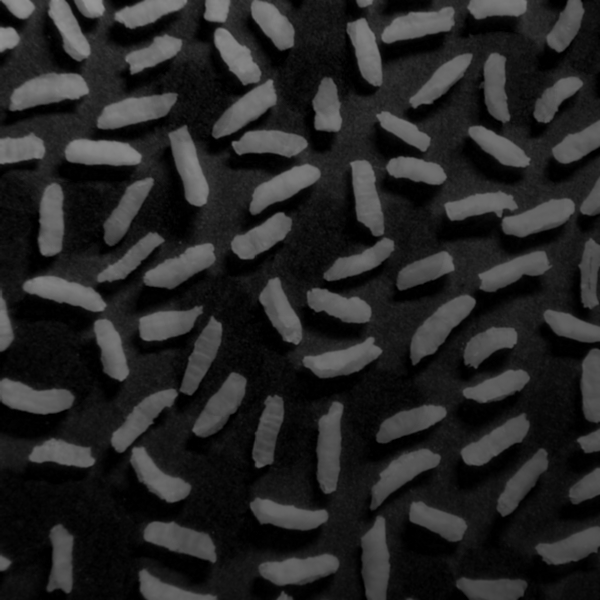
#> input picture prova2/Questao2/Top Hat.png, 600 x 600 px
$ python segmentacao-arroz.py 'Top Hat.png'
#> lines starting #> are read from the running program, lines starting #| are printed output that depends on the picture; after the words box and inside, x2 and y2 are one past the last pixel; in counts of white or black regions, pixels touching at a corner belong together
import cv2
import sys

# 1 Converter para Cinza
# 2 Obter elemento estruturante
# 3 Fazer Abertura e Fechamento (Dilatação e Erosão)
# 4 Aplicar TOP HAT
# 5 Aplicar OTSU


imagem = cv2.imread(sys.argv[1])
#> imagem is the input picture: shape (600, 600, 3); min 0, max 151, mean 37.3

imagem_cinza = cv2.cvtColor(imagem, cv2.COLOR_BGR2GRAY)

kernel = cv2.getStructuringElement(cv2.MORPH_ELLIPSE, (65, 65))


def Dilatacao(img, kernel):
    return cv2.dilate(img, kernel, iterations=1)
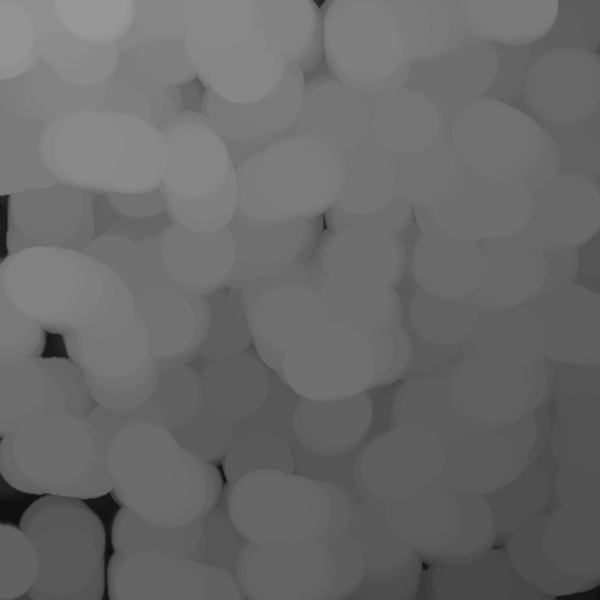
#> returned value: shape (600, 600); min 14, max 151, mean 105.6


def Erosao(img, kernel):
    return cv2.erode(img, kernel, iterations=1)
#> returned value: shape (600, 600); every value is 0


def Abertura(img, kernel):
    return cv2.morphologyEx(img, cv2.MORPH_OPEN, kernel)


def Fechamento(img, kernel):
    return cv2.morphologyEx(img, cv2.MORPH_CLOSE, kernel)
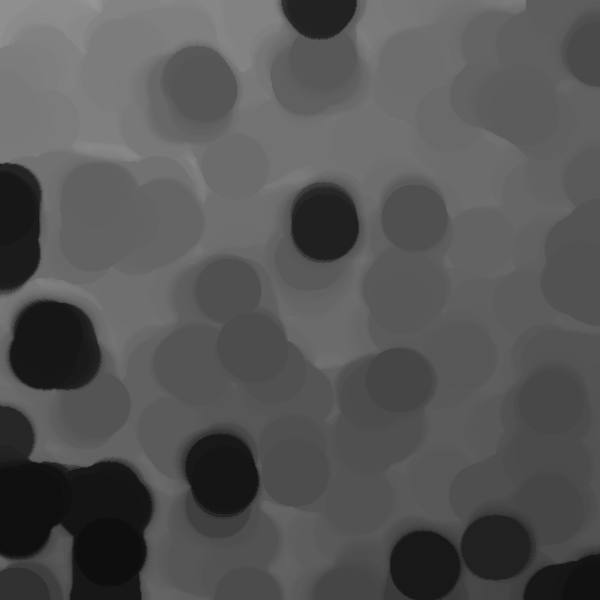
#> returned value: shape (600, 600); min 14, max 151, mean 85.3


def TopHat(img, kernel):
    return cv2.morphologyEx(img, cv2.MORPH_TOPHAT, kernel)


imagem_dilatacao = Dilatacao(imagem_cinza, kernel)
imagem_erosao = Erosao(imagem_cinza, kernel)
imagem_abertura = Abertura(imagem_cinza, kernel)
imagem_fechamento = Fechamento(imagem_cinza, kernel)
imagem_top_hat = TopHat(imagem_cinza, kernel)

ret, imgOTSU = cv2.threshold(
    imagem_top_hat, 0, 255, cv2.THRESH_BINARY + cv2.THRESH_OTSU)
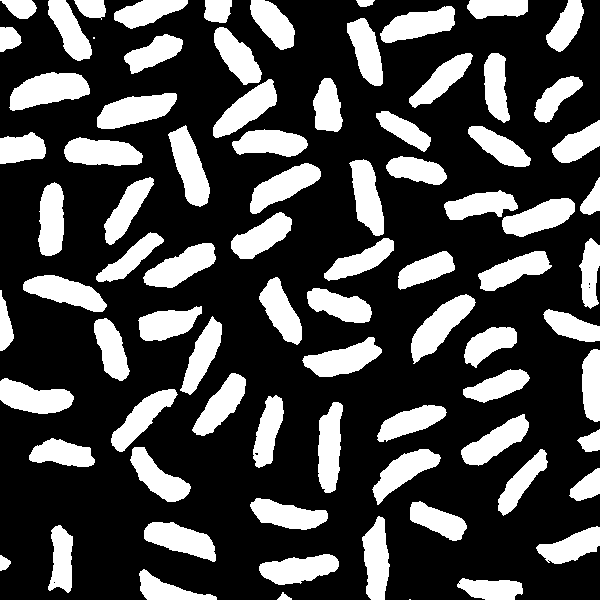
#> imgOTSU: shape (600, 600); 28.5% white; 82 white regions (2 under 20 px), largest, box (x1, y1, x2, y2) and area: (9, 72, 90, 111) 2039, (411, 294, 476, 364) 1899, (97, 93, 177, 129) 1841
#> ret = 53

cv2.imshow("Dilatação", imagem_dilatacao)
cv2.imshow("Erosão", imagem_erosao)
cv2.imshow("Abertura", imagem_abertura)
cv2.imshow("Fechamento", imagem_fechamento)
cv2.imshow("Top Hat", imagem_top_hat)
cv2.imshow("OTSU", imgOTSU)
cv2.imshow("Grão de Arroz", imagem_cinza)

cv2.imwrite("Dilatação.png", imagem_dilatacao)
cv2.imwrite("Erosão.png", imagem_erosao)
cv2.imwrite("Abertura.png", imagem_abertura)
cv2.imwrite("Fechamento.png", imagem_fechamento)
cv2.imwrite("Top Hat.png", imagem_top_hat)
cv2.imwrite("OTSU.png", imgOTSU)
cv2.imwrite("Grão de Arroz.png", imagem_cinza)


cv2.waitKey(0)
cv2.destroyAllWindows()
